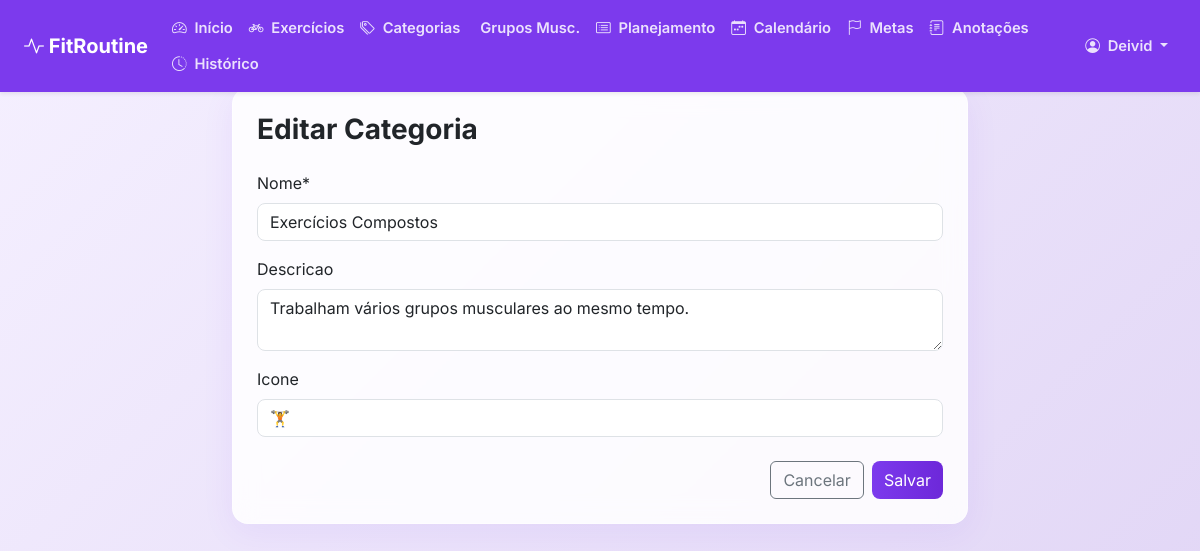
Screenshot of /categorias/1/editar/ (signed in) with the database file from the repository.
### core/models.py (models this page shows, shortened)
class CategoriaExercicio(models.Model):
    nome = models.CharField(max_length=100)
    descricao = models.TextField(blank=True, null=True)
    icone = models.CharField(max_length=50, blank=True, null=True)
    criado_em = models.DateTimeField(auto_now_add=True)

### core/views.py (the view)
# urls.py: path('categorias/<int:pk>/editar/', views.categoria_update, name='categoria_update'),
@login_required
def categoria_update(request, pk):
    categoria = get_object_or_404(CategoriaExercicio, pk=pk)
    if request.method == 'POST':
        form = CategoriaExercicioForm(request.POST, instance=categoria)
        if form.is_valid():
            form.save()
            messages.success(request, 'Categoria atualizada com sucesso!')
            return redirect('categorias')
    else:
        form = CategoriaExercicioForm(instance=categoria)
    return render(request, 'core/categoria_form.html', {'form': form, 'title': 'Editar Categoria'})

### core/forms.py
class CategoriaExercicioForm(forms.ModelForm):
    class Meta:
        model = CategoriaExercicio
        fields = ['nome', 'descricao', 'icone']
        widgets = {
            'descricao': forms.Textarea(attrs={'rows': 2}),
        }

### core/templates/core/categoria_form.html (shortened to what this page needs)
{% extends 'core/base.html' %}
{% load crispy_forms_tags %}
{% block content %}
<div class="row justify-content-center">
    <div class="col-md-8">
        <div class="card p-4">
            <h3 class="fw-bold mb-4">{{ title }}</h3>
            <form method="post">
                {{ form|crispy }}
                <div class="d-flex justify-content-end gap-2 mt-4">
                    <a href="{% url 'categorias' %}" class="btn btn-outline-secondary">Cancelar</a>
                    <button type="submit" class="btn btn-primary">Salvar</button>
                </div>
            </form>
        </div>
    </div>
</div>
{% endblock %}

### core/templates/core/base.html (shortened to what this page needs)
<!DOCTYPE html>
<html lang="pt-BR">
<head>
    <link href="https://cdn.jsdelivr.net/npm/bootstrap@5.3.0/dist/css/bootstrap.min.css" rel="stylesheet">
    <link rel="stylesheet" href="https://cdn.jsdelivr.net/npm/bootstrap-icons@1.10.5/font/bootstrap-icons.css">
    {% load static %}
    <link rel="stylesheet" href="{% static 'css/style.css' %}">
</head>
<body>
<nav class="navbar navbar-expand-lg navbar-dark shadow-sm fixed-top" id="mainNavbar">
  <div class="container-fluid px-3 px-lg-4">
    <a class="navbar-brand fw-bold" href="{% url 'home' %}">
        <i class="bi bi-activity"></i> FitRoutine
    </a>
    <div class="collapse navbar-collapse" id="navbarNav">
      {% if user.is_authenticated %}
      <ul class="navbar-nav flex-wrap">
        <li class="nav-item">
          <a class="nav-link {% if request.resolver_match.url_name == 'dashboard' %}active{% endif %}" href="{% url 'dashboard' %}">
            <i class="bi bi-speedometer2"></i> Início
          </a>
        </li>
        <li class="nav-item">
          <a class="nav-link {% if request.resolver_match.url_name == 'exercicios' %}active{% endif %}" href="{% url 'exercicios' %}">
            <i class="bi bi-bicycle"></i> Exercícios
          </a>
        </li>
        <li class="nav-item">
          <a class="nav-link {% if request.resolver_match.url_name == 'categorias' %}active{% endif %}" href="{% url 'categorias' %}">
            <i class="bi bi-tags"></i> Categorias
          </a>
        </li>
        <li class="nav-item">
          <a class="nav-link {% if request.resolver_match.url_name == 'grupos' %}active{% endif %}" href="{% url 'grupos' %}">
             Grupos Musc.
          </a>
        </li>
        <li class="nav-item">
          <a class="nav-link {% if request.resolver_match.url_name == 'planejamentos' or request.resolver_match.url_name == 'planejamento_detail' %}active{% endif %}" href="{% url 'planejamentos' %}">
            <i class="bi bi-card-list"></i> Planejamento
          </a>
        </li>
        <li class="nav-item">
          <a class="nav-link {% if request.resolver_match.url_name == 'calendario' %}active{% endif %}" href="{% url 'calendario' %}">
            <i class="bi bi-calendar-week"></i> Calendário
          </a>
        </li>
        <li class="nav-item">
          <a class="nav-link {% if request.resolver_match.url_name == 'metas' %}active{% endif %}" href="{% url 'metas' %}">
            <i class="bi bi-flag"></i> Metas
          </a>
        </li>
        <li class="nav-item">
          <a class="nav-link {% if request.resolver_match.url_name == 'anotacoes' %}active{% endif %}" href="{% url 'anotacoes' %}">
            <i class="bi bi-journal-text"></i> Anotações
          </a>
        </li>
        <li class="nav-item">
          <a class="nav-link {% if request.resolver_match.url_name == 'historico' %}active{% endif %}" href="{% url 'historico' %}">
            <i class="bi bi-clock-history"></i> Histórico
          </a>
        </li>
      </ul>
      <ul class="navbar-nav ms-auto flex-wrap align-items-lg-center">
        <li class="nav-item dropdown">
            <a class="nav-link dropdown-toggle" href="#" id="navbarUser" role="button" data-bs-toggle="dropdown" aria-expanded="false">
                <i class="bi bi-person-circle"></i> {{ user.first_name|default:user.username }}
            </a>
        </li>
      </ul>
      {% endif %}
    </div>
  </div>
</nav>
<div class="container pb-5" id="mainContent">
    {% block content %}
    {% endblock %}
</div>
</body>
</html>

### static/css/style.css (style rules this page uses)
:root { --primary: #7C3AED; --primary-hover: #6D28D9; --secondary: #C084FC; --accent: #EC4899; --bg-main: #FFFFFF; --bg-subtle: #F5F0FF; --text-main: #1A1A2E; --text-sec: #6B7280; --success: #10B981; --pending: #F59E0B; }
body { font-family: 'Inter', sans-serif; background: linear-gradient(135deg, var(--bg-subtle) 0%, #E0D4F5 100%); color: var(--text-main); min-height: 100vh; }
.navbar { background-color: var(--primary) !important; padding-top: 0.6rem; padding-bottom: 0.6rem; }
.navbar-brand, .nav-link { color: rgba(255, 255, 255, 0.85) !important; }
.navbar-brand { color: #FFFFFF !important; }
.navbar .nav-link { font-size: 0.92rem; font-weight: 600; padding: 0.45rem 0.65rem; border-radius: 8px; white-space: nowrap; }
.navbar .nav-link i { margin-right: 0.25rem; }
#mainContent { padding-top: 5.5rem; }
.btn-primary { background: linear-gradient(90deg, var(--primary) 0%, var(--primary-hover) 100%); border: none; border-radius: 8px; color: white; transition: all 0.3s ease; }
.card { border: 1px solid rgba(255, 255, 255, 0.4); border-radius: 16px; background: rgba(255, 255, 255, 0.85); backdrop-filter: blur(12px); -webkit-backdrop-filter: blur(12px); box-shadow: 0 8px 32px rgba(124, 58, 237, 0.08); transition: all 0.3s cubic-bezier(0.25, 0.8, 0.25, 1); animation: fadeIn 0.6s ease-out; }
.form-control, .form-select { border-radius: 8px; }

### rows the page displays
CategoriaExercicio: nome "Exercícios Compostos", descricao "Trabalham vários grupos musculares ao mesmo tempo.", icone "🏋️"

### other values shown
{{ user.first_name|default:user.username }} "Deivid"
{{ title }} "Editar Categoria"
